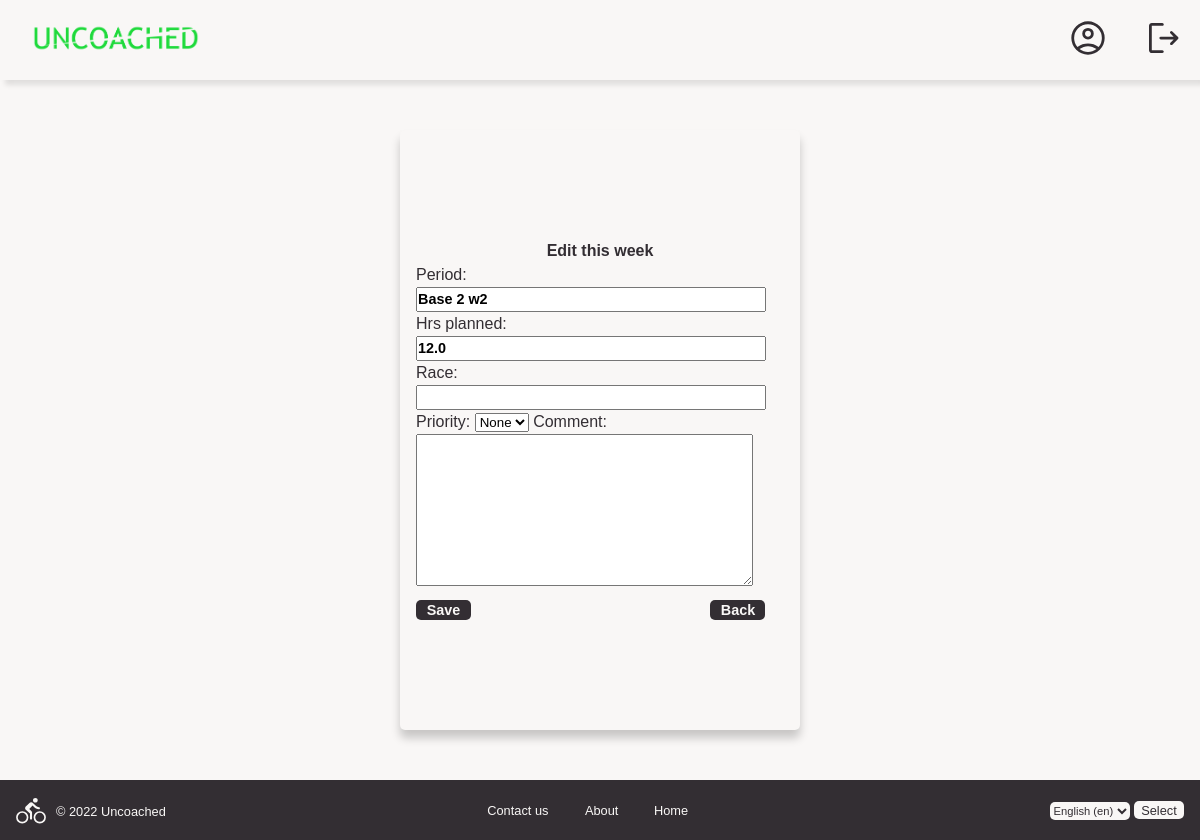
Page /year/2023/week/1/edit/ (signed in) on the committed database.
### users/models.py (models this page shows, shortened)
class Week(models.Model):
    week_no = models.IntegerField()
    starts_with = models.DateField()
    hrs_planned = models.FloatField()
    period = models.CharField(max_length=10)
    hrs_fact = models.FloatField(default=0, blank=True, null=True)
    km_fact = models.IntegerField(default=0, blank=True, null=True)
    year = models.ForeignKey(Year, on_delete=models.CASCADE)
    comment = models.CharField(max_length=80, default='', blank=True, null=True)
    race = models.CharField(max_length=40, default='', blank=True, null=True)
    priority = models.CharField(max_length=1, default='', blank=True, null=True)
    class Meta:
        db_table = 'week'
        ordering = ['week_no']

### planner/views.py (the view, shortened to what this page needs)
# urls.py: path('year/<int:year>/week/<int:week>/edit/', views.WeekEditView.as_view(), name='edit week'),
class WeekEditView(View):
    def get(self, request, year, week):
        year_obj = Year.objects.get(athlete=request.user, year=year)
        week_obj = Week.objects.get(year=year_obj, week_no=week)
        form = WeekEditForm(instance=week_obj)
        return render(request, 'planner/week-edit.html', {'form': form})

### planner/forms.py
class WeekEditForm(forms.ModelForm):
    PRIO_CHOICES = (('A', 'A'), ('B', 'B'), ('C', 'C'), (None, None))
    priority = forms.ChoiceField(choices=PRIO_CHOICES, required=False)
    comment = forms.CharField(widget=forms.Textarea, max_length=80, required=False)
    race = forms.CharField(required=False)
    class Meta:
        model = Week
        fields = ('period', 'hrs_planned',  'race', 'priority', 'comment')

### templates/planner/week-edit.html (shortened to what this page needs)
{% extends 'base_template.html' %}
{% load i18n %}
{% load static %}
{% block head %}
    <head>
        <link rel="stylesheet" href="{% static '/css/base.css'%}">
        <link rel="stylesheet" href="{% static '/css/landing_style.css'%}">
        <link rel="stylesheet" href="{% static '/css/users.css'%}">
    </head>
{% endblock %}
{% block content %}
    <div class="register-form-container">
        <div class="register-form-box">
            <form method="post" class="register-form">
            <h1 class="register-header">Edit this week</h1>
            {{ form }}
            <div class="bottom-buttons">
                <button type="submit" class="form-button-dark"> {% trans 'Save' %}</button>
                <button onclick="history.back()" class="form-button-dark"> {% trans 'Back' %}</button>
            </div>
            </form>
        </div>
    </div>
{% endblock %}

### static/css/base.css (style rules this page uses)
* { box-sizing: border-box; margin: 0; padding: 0; font-family: 'Trebuchet MS', 'Lucida Sans Unicode', 'Lucida Grande', 'Lucida Sans', sans-serif; }
body { background: #F9F7F6; }

### static/css/users.css (style rules this page uses)
input { height: 25px; font-size: .9rem; width: 150px; font-weight: 700; }
.register-form-container { display: flex; justify-content: center; align-items: center; }
.register-form-box { margin: 50px; display: flex; justify-content: center; align-items: center; padding: 1rem; align: center; background: #F9F7F6; color: #332E33; line-height: 1.5rem; border-radius: 5px; width: 400px; height: 600px; box-shadow: 0 8px 10px 0 rgba(0, 0, 0, 0.2); }
.register-header { display: flex; justify-content: center; align-items: center; font-size: 1rem; }
.form-button-dark { height: 20px; width: 55px; border: none; border-radius: 5px; font-size: .9rem; font-weight: 700; background: #332E33; color: #F9F7F6; }
.form-button-dark + .form-button-dark { margin-left: 235px; }
.bottom-buttons { margin-top: 5px; }
.register-form-box input { width: 350px; }

### rows in the picture
Week: period "Base 2 w2", hrs_planned "12.0", priority "None"

### other values in the picture
form field language "English (en)"
